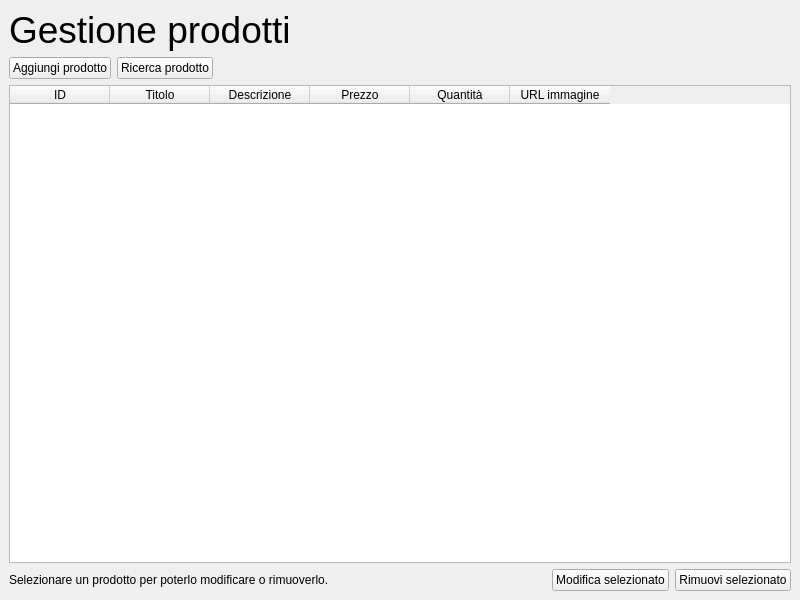
<?xml version="1.0" encoding="UTF-8"?>
<ui version="4.0">
 <class>gestione_prodotti_window</class>
 <widget class="QMainWindow" name="gestione_prodotti_window">
  <property name="geometry">
   <rect>
    <x>0</x>
    <y>0</y>
    <width>800</width>
    <height>600</height>
   </rect>
  </property>
  <property name="windowTitle">
   <string>Gestione prodotti</string>
  </property>
  <widget class="QWidget" name="centralwidget">
   <layout class="QVBoxLayout" name="verticalLayout">
    <item>
     <widget class="QLabel" name="lbl_title">
      <property name="font">
       <font>
        <pointsize>28</pointsize>
       </font>
      </property>
      <property name="text">
       <string>Gestione prodotti</string>
      </property>
     </widget>
    </item>
    <item>
     <layout class="QHBoxLayout" name="main_btn_horizontal_layout">
      <item>
       <widget class="QPushButton" name="btn_add_prod">
        <property name="text">
         <string>Aggiungi prodotto</string>
        </property>
       </widget>
      </item>
      <item>
       <widget class="QPushButton" name="btn_search_prod">
        <property name="text">
         <string>Ricerca prodotto</string>
        </property>
       </widget>
      </item>
      <item>
       <spacer name="horizontalSpacer">
        <property name="orientation">
         <enum>Qt::Horizontal</enum>
        </property>
        <property name="sizeHint" stdset="0">
         <size>
          <width>40</width>
          <height>20</height>
         </size>
        </property>
       </spacer>
      </item>
     </layout>
    </item>
    <item>
     <widget class="QTableWidget" name="table_prodotti">
      <column>
       <property name="text">
        <string>ID</string>
       </property>
      </column>
      <column>
       <property name="text">
        <string>Titolo</string>
       </property>
      </column>
      <column>
       <property name="text">
        <string>Descrizione</string>
       </property>
      </column>
      <column>
       <property name="text">
        <string>Prezzo</string>
       </property>
      </column>
      <column>
       <property name="text">
        <string>Quantità</string>
       </property>
      </column>
      <column>
       <property name="text">
        <string>URL immagine</string>
       </property>
      </column>
     </widget>
    </item>
    <item>
     <layout class="QHBoxLayout" name="selection_btn_horizontal_layout">
      <item>
       <widget class="QLabel" name="lbl_tutorial">
        <property name="text">
         <string>Selezionare un prodotto per poterlo modificare o rimuoverlo.</string>
        </property>
       </widget>
      </item>
      <item>
       <spacer name="horizontalSpacer_2">
        <property name="orientation">
         <enum>Qt::Horizontal</enum>
        </property>
        <property name="sizeHint" stdset="0">
         <size>
          <width>40</width>
          <height>20</height>
         </size>
        </property>
       </spacer>
      </item>
      <item>
       <widget class="QPushButton" name="btn_edit_selected">
        <property name="text">
         <string>Modifica selezionato</string>
        </property>
       </widget>
      </item>
      <item>
       <widget class="QPushButton" name="btn_delete_selected">
        <property name="text">
         <string>Rimuovi selezionato</string>
        </property>
       </widget>
      </item>
     </layout>
    </item>
   </layout>
  </widget>
 </widget>
 <resources/>
 <connections/>
</ui>
